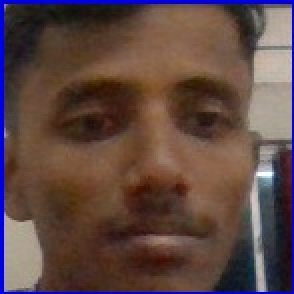
#> input picture ImagesUnknown/Image100.jpg, 147 x 147 px, given as the content of the folder ../ImagesUnknown/Image100.jpg, which was not available (shown 2 times larger)
$ python -i views.py   (imports and definitions only)
#> lines starting #> are read from the running program, lines starting #| are printed output that depends on the picture
from django.shortcuts import render
from django.http import HttpResponse
import tkinter as tk
from tkinter import Message ,Text
import cv2,os
import shutil
import csv
import numpy as np
from PIL import Image, ImageTk
import pandas as pd
import datetime
import time
import tkinter.ttk as ttk
import tkinter.font as font
from collections import OrderedDict
from django.shortcuts import render,redirect
from django.contrib import messages
from django.contrib.auth.models import User, auth
import json
import tkinter
import tkinter.messagebox
import os,os.path

# Create your views here.
def login(request):
    return render(request,'login.html')
# [90 lines left out: functions home, is_number, dataset_creator, trainer, not called in this run]
def getImagesAndLabels(path):

#> called with path = '../ImagesUnknown/Image100.jpg'
    imagePaths=[os.path.join(path,f) for f in os.listdir(path)]

    faces=[]

    Ids=[]
    for imagePath in imagePaths:
        pilImage=Image.open(imagePath).convert('L')
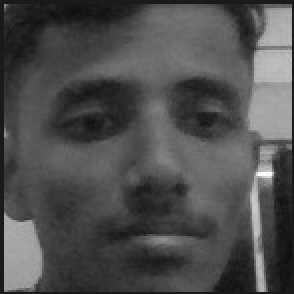
#> pilImage: PIL image 147x147 L (shown 2 times larger); min 13, max 253, mean 78
        imageNp=np.array(pilImage,'uint8')
#> (the run stopped early here; a loop or call above may not have finished)

$ run again, on ImagesUnknown/Image103.jpg
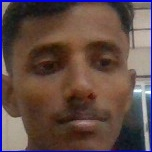
#> input picture ImagesUnknown/Image103.jpg, 152 x 152 px, given as the content of the folder ../ImagesUnknown/Image103.jpg, which was not available
#> in getImagesAndLabels, `pilImage=Image.open(imagePath).convert('L')`:
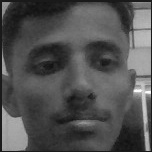
#> pilImage: PIL image 152x152 L; min 16, max 252, mean 81.2
